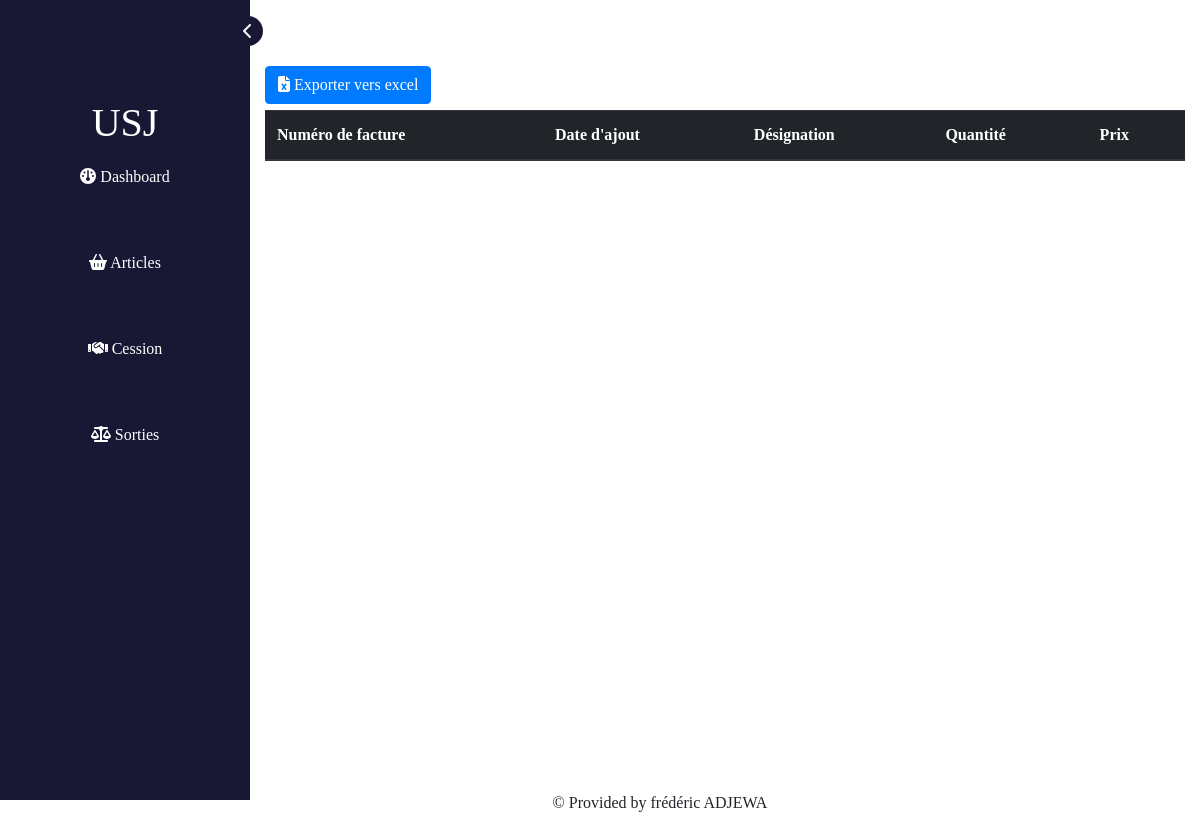
Before: /Articles/ with the older database file.
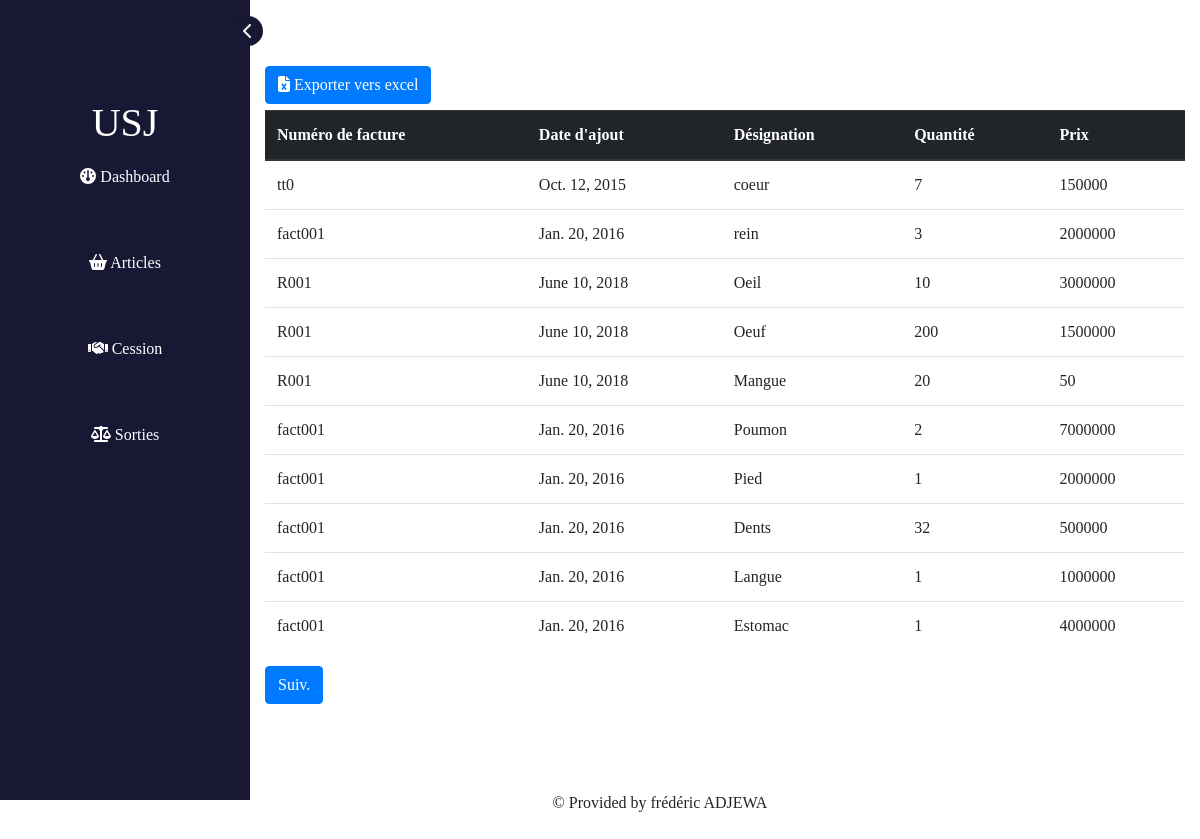
After: the same page with the newer database file.
### StockCompta/models.py (models this page shows)
class Ligne_de_facture(models.Model):
    paramArticle = models.ForeignKey(Article,null=True,on_delete=models.CASCADE)
    paramBill = models.ForeignKey(Bill,null=True,on_delete=models.CASCADE)
    ActualQty = models.IntegerField()

class Bill(models.Model):
    id = models.AutoField(primary_key=True,null=False)
    numero = models.CharField(max_length=50)
    date = models.DateField()
    paramFournisseur = models.ForeignKey(Provider,null=True,on_delete=models.CASCADE)
    paramUser = models.ForeignKey(User,null=True,on_delete=models.CASCADE)

class Article(models.Model):
    id = models.AutoField(primary_key=True,null=False)
    label = models.CharField(max_length=30)
    limitQty = models.IntegerField()
    AddedDate = models.DateField()
    paramPrix = models.ForeignKey(price_Class,null=True,on_delete=models.CASCADE)

class price_Class(models.Model):
    id = models.AutoField(primary_key=True,null=False)
    prix = models.IntegerField()
    date = models.DateField()

### StockCompta/views.py (the view)
# urls.py: path('Articles/', views.AllArticles,name="articles"),
def AllArticles(request):
    Art = Ligne_de_facture.objects.all()
    P = Paginator(Art,10)
    page_n = request.GET.get('page',1)
    try:
        Art = P.page(page_n)
    except EmptyPage:
        Art = P.page(1)
    return render(request,"StockCompta/Articles_pdf.html",{'Articles':Art})

### StockCompta/templates/StockCompta/Articles_pdf.html (shortened to what this page needs)
{% extends 'StockCompta/base.html' %}
{%block content%}
<div class="content" style="margin-top: 5%;">
    <div class="container">
        <div class="btn-downloader">
            <a href="{% url 'export-excel' %}" class="btn btn-primary"> <i class="fa-file-excel fa-solid"></i> Exporter vers excel</a>
        </div>
        <table class="table table-hover">
            <thead class="thead-dark">
                <tr>
                    <th>Numéro de facture</th>
                    <th>Date d'ajout</th>
                    <th>Désignation</th>
                    <th>Quantité</th>
                    <th>Prix</th>
                </tr>
            </thead>
            {%if Articles%}
                {%for art in Articles %}
               <tr>
                <td>{{art.paramBill.numero}}</td>
                <td>{{art.paramArticle.AddedDate}}</td>
                <td>{{art.paramArticle.label}}</td>
                <td>{{art.ActualQty}}</td>
                <td>{{art.paramArticle.paramPrix.prix}}</td>
               </tr>
                {%endfor%}
            {%endif%}
        </table>
        {%if Articles.has_next %}
        <a class="btn btn-primary"href="{% url 'articles' %}?page={{Articles.next_page_number}}">Suiv.</a>
        {%endif%}
    </div>
    <footer>
        <p> &copy; Provided by frédéric ADJEWA</p>
    </footer>
</div>
{%endblock content%}

### StockCompta/templates/StockCompta/base.html (shortened to what this page needs)
<!DOCTYPE html>
{% load static %}
<html lang="en">
<head>
    <link rel="stylesheet" href="{% static 'StockCompta/css/bootstrap.css' %}">
    <link rel="stylesheet" href="{% static 'StockCompta/css/all.css' %}">
</head>
<body>
        <div class="sidebar">
            <div class="logo-content">
                <span>USJ</span>
            </div>
            <div class="in-out">
                <i class="fa-solid fa-chevron-left"></i>
            </div>
            <div class="navigation-bar">
                <ul>
                    <li>  <a href="{% url 'Home' %}"><i class="fa-solid fa-dashboard"></i><span> Dashboard</span></a></li>
                    <li><a href="{% url 'articles' %}"><i class="fa-solid fa-basket-shopping"></i> <span>Articles</span></a></li>
                    <li><a href="{% url 'output'%}"><i class="fa-solid fa-handshake"></i> <span>Cession</span></a></li>
                    <li><a href="{% url 'allOutput' %}"><i class="fa-solid fa-balance-scale"></i> <span>Sorties</span></a></li>
                </ul>
            </div>
          </div>
        {% block content %}{% endblock content%}
</body>
</html>

### StockCompta/templates/StockCompta/Articles_pdf.html (style rules this page uses)
* { font-family: "Poppins"; margin: 0; padding: 0; }
:root { --blue:#181835; --white:#fff; }
.sidebar { position: fixed; height: 100vh; background: var(--blue); width: 250px; color: var(--white); transition: .25s; }
.sidebar .logo-content { position: absolute; top:0; left: 0; height: 60px; width: 100%; align-items: center; justify-content: center; display: flex; }
.sidebar .logo-content { top:10%; }
.sidebar .logo-content span { position: relative; font-size: 2.5em; height: 100%; width: 100%; text-align: center; margin-top: 10%; }
.sidebar .navigation-bar { position: relative; width: 100%; margin-top: 150px; align-items: center; }
.sidebar .navigation-bar ul { width: 100%; }
.sidebar .navigation-bar ul li { position: relative; list-style: none; width: 100%; text-align: center; margin: 2em 0; padding: 15px 0; transition: .25s; }
.sidebar .navigation-bar ul li a { position: relative; text-decoration: none; color: var(--white); }
.sidebar .in-out { position: absolute; top: 2%; right: -5%; height: 30px; width: 30px; background: var(--blue); color: var(--white); display: flex; align-items: center; justify-content: center; padding: 5px; border-radius: 50%; cursor: pointer; transition: .25s; }
.content { position: absolute; top: 0; left: 250px; width: calc(100% - 250px); height: 100vh; transition: .25s; }
footer { position: fixed; bottom: 1%; left: 55%; transform: translate(-50%,-50%); }
footer p { position: relative; font-weight: 400; animation: anim 2s linear infinite; }
.btn-downloader { position: relative; width: 100%; height: 50px; display: flex; justify-content: space-between; align-items: center; }

Changed rows visible on the page:
added Ligne_de_facture: paramBill.numero "tt0", paramArticle.AddedDate "Oct. 12, 2015", paramArticle.label "coeur", ActualQty "7", paramArticle.paramPrix.prix "150000"
added Ligne_de_facture: paramBill.numero "fact001", paramArticle.AddedDate "Jan. 20, 2016", paramArticle.label "rein", ActualQty "3", paramArticle.paramPrix.prix "2000000"
added Ligne_de_facture: paramBill.numero "R001", paramArticle.AddedDate "June 10, 2018", paramArticle.label "Oeil", ActualQty "10", paramArticle.paramPrix.prix "3000000"
added Ligne_de_facture: paramBill.numero "R001", paramArticle.AddedDate "June 10, 2018", paramArticle.label "Oeuf", ActualQty "200", paramArticle.paramPrix.prix "1500000"
added Ligne_de_facture: paramBill.numero "R001", paramArticle.AddedDate "June 10, 2018", paramArticle.label "Mangue", ActualQty "20", paramArticle.paramPrix.prix "50"
added Ligne_de_facture: paramBill.numero "fact001", paramArticle.AddedDate "Jan. 20, 2016", paramArticle.label "Poumon", ActualQty "2", paramArticle.paramPrix.prix "7000000"
added Ligne_de_facture: paramBill.numero "fact001", paramArticle.AddedDate "Jan. 20, 2016", paramArticle.label "Pied", ActualQty "1", paramArticle.paramPrix.prix "2000000"
added Ligne_de_facture: paramBill.numero "fact001", paramArticle.AddedDate "Jan. 20, 2016", paramArticle.label "Dents", ActualQty "32", paramArticle.paramPrix.prix "500000"
added Ligne_de_facture: paramBill.numero "fact001", paramArticle.AddedDate "Jan. 20, 2016", paramArticle.label "Langue", ActualQty "1", paramArticle.paramPrix.prix "1000000"
added Ligne_de_facture: paramBill.numero "fact001", paramArticle.AddedDate "Jan. 20, 2016", paramArticle.label "Estomac", ActualQty "1", paramArticle.paramPrix.prix "4000000"
Other visible differences:
text now shown: "Suiv."
